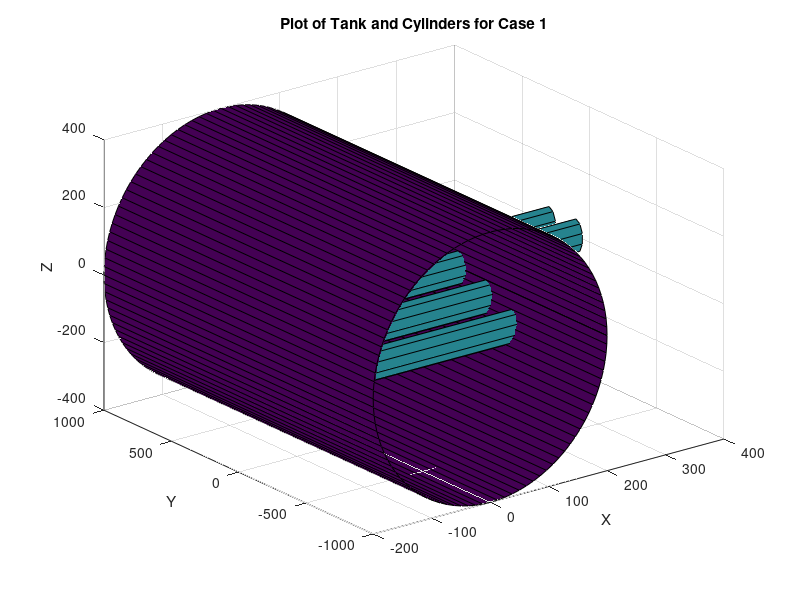
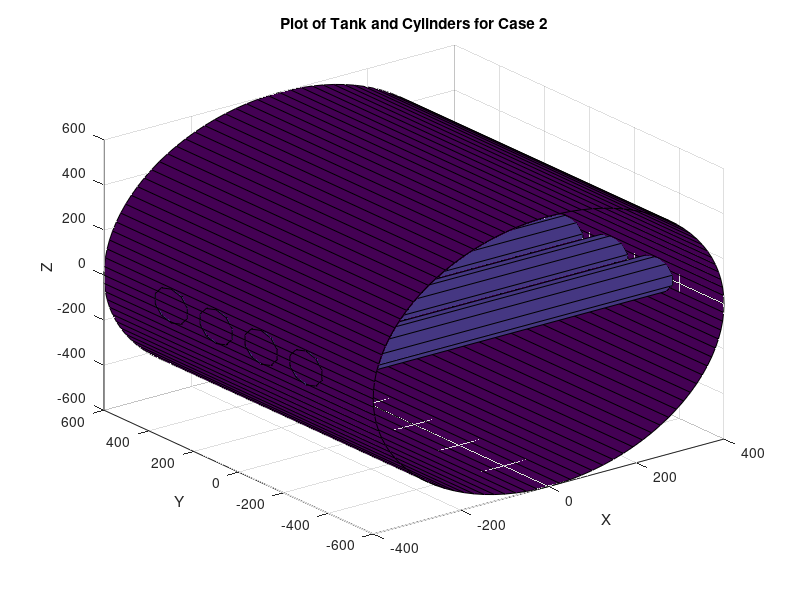

The MATLAB source for these figures, in order: (Note: this script raises an error after producing the figures.)
% clear command window
clc;

% Part I:

L1 = 2000;
a1 = 200;
b1 = 400;
d1 = 100;

L2 = 1200;
a2 = 400;
b2 = 600;
d2 = 150;

% 1.a.

figure();

[x1,y1,z1] = cylinder(1, 100);
c1 = surf(x1*a1, y1*b1, z1*L1-L1/2);
rotate(c1, [1,0,0], 90);
hold on;

[x2,y2,z2] = cylinder(1, 10);
c2 = surf(x2*d1/2+a1/2, y2*d1/2-3*d1, z2*2*a1-a1/2);
rotate(c2, [0,1,0], 90);
hold on;

[x3,y3,z3] = cylinder(1, 10);
c3 = surf(x3*d1/2+a1/2, y3*d1/2-d1, z3*2*a1-a1/2);
rotate(c3, [0,1,0], 90);
hold on;

[x4,y4,z4] = cylinder(1, 10);
c4 = surf(x4*d1/2+a1/2, y4*d1/2+d1, z4*2*a1-a1/2);
rotate(c4, [0,1,0], 90);
hold on;

[x5,y5,z5] = cylinder(1, 10);
c5 = surf(x5*d1/2+a1/2, y5*d1/2+3*d1, z5*2*a1-a1/2);
rotate(c5, [0,1,0], 90);
hold off;

xlabel('X');
ylabel('Y');
zlabel('Z');
title('Plot of Tank and Cylinders for Case 1');

figure();

[x1,y1,z1] = cylinder(1, 100);
c1 = surf(x1*a2, y1*b2, z1*L2-L2/2);
rotate(c1, [1,0,0], 90);
hold on;

[x2,y2,z2] = cylinder(1, 10);
c2 = surf(x2*d2/2, y2*d2/2-2*d2, z2*2*a2-a2);
rotate(c2, [0,1,0], 90);
hold on;

[x3,y3,z3] = cylinder(1, 10);
c3 = surf(x3*d2/2, y3*d2/2-a2/4, z3*2*a2-a2);
rotate(c3, [0,1,0], 90);
hold on;

[x4,y4,z4] = cylinder(1, 10);
c4 = surf(x4*d2/2, y4*d2/2+a2/4, z4*2*a2-a2);
rotate(c4, [0,1,0], 90);
hold on;

[x5,y5,z5] = cylinder(1, 10);
c5 = surf(x5*d2/2, y5*d2/2+2*d2, z5*2*a2-a2);
rotate(c5, [0,1,0], 90);
hold off;

xlabel('X');
ylabel('Y');
zlabel('Z');
title('Plot of Tank and Cylinders for Case 2');

% 1.b.

% Setup triple integral expressions

% 1.c.

syms theta L r x;

Vshell_1 = double(int(int(int(r, r, 0, sqrt((a1^2*b1^2)/(a1^2*(sin(theta))^2+b1^2*(cos(theta))^2))), L, 0, L1), theta, 0, 2*pi) / 1000^3);
sprintf('Volume of Shell for Case 1: %f m^3', Vshell_1)

Vtube_1 = double(int(int(int(r, r, 0, d1/2), theta, 0, 2*pi), x, -a1, a1) / 1000^3);
sprintf('Volume of Tube for Case 1: %f m^3', Vtube_1)

Vcap_1 = double(int(int(int(r, x, a1*sqrt((1-(((a1^2*b1^2)/(a1^2*(sin(theta))^2+b1^2*(cos(theta))^2))*(cos(theta)^2))/b1^2)), a1), r, 0, d1/2), theta, 0, 2*pi) / 1000^3);
sprintf('Volume of Cap for Case 1: %f m^3', Vcap_1)

Vtotal_1 = Vshell_1 + Vtube_1 + Vcap_1;
sprintf('Total Volume for Case 1: %f m^3', Vtotal_1)

Vshell_2 = double(int(int(int(r, r, 0, sqrt((a2^2*b2^2)/(a2^2*(sin(theta))^2+b2^2*(cos(theta))^2))), L, 0, L2), theta, 0, 2*pi) / 1000^3);
sprintf('Volume of Shell for Case 2: %f m^3', Vshell_2)

Vtube_2 = double(int(int(int(r, r, 0, d2/2), theta, 0, 2*pi), x, -a2, a2) / 1000^3);
sprintf('Volume of Tube for Case 2: %f m^3', Vtube_2)

Vcap_2 = double(int(int(int(r, x, a2*sqrt((1-(((a2^2*b2^2)/(a2^2*(sin(theta))^2+b2^2*(cos(theta))^2))*(cos(theta)^2))/b2^2)), a2), r, 0, d2/2), theta, 0, 2*pi) / 1000^3);
sprintf('Volume of Cap for Case 2: %f m^3', Vcap_2)

Vtotal_2 = Vshell_2 + Vtube_2 + Vcap_2;
sprintf('Total Volume for Case 2: %f m^3', Vtotal_2)

% 2.a.

Atube_1 = pi * a1 * b1 / 1000^2;
sprintf('Area of Tube Cross Section for Case 1: %f m^2', Atube_1)

Atube_2 = pi * a2 * b2 / 1000^2;
sprintf('Area of Tube Cross Section for Case 1: %f m^2', Atube_2)

% 2.b.

% Setup triple integral expressions

% 2.c.


